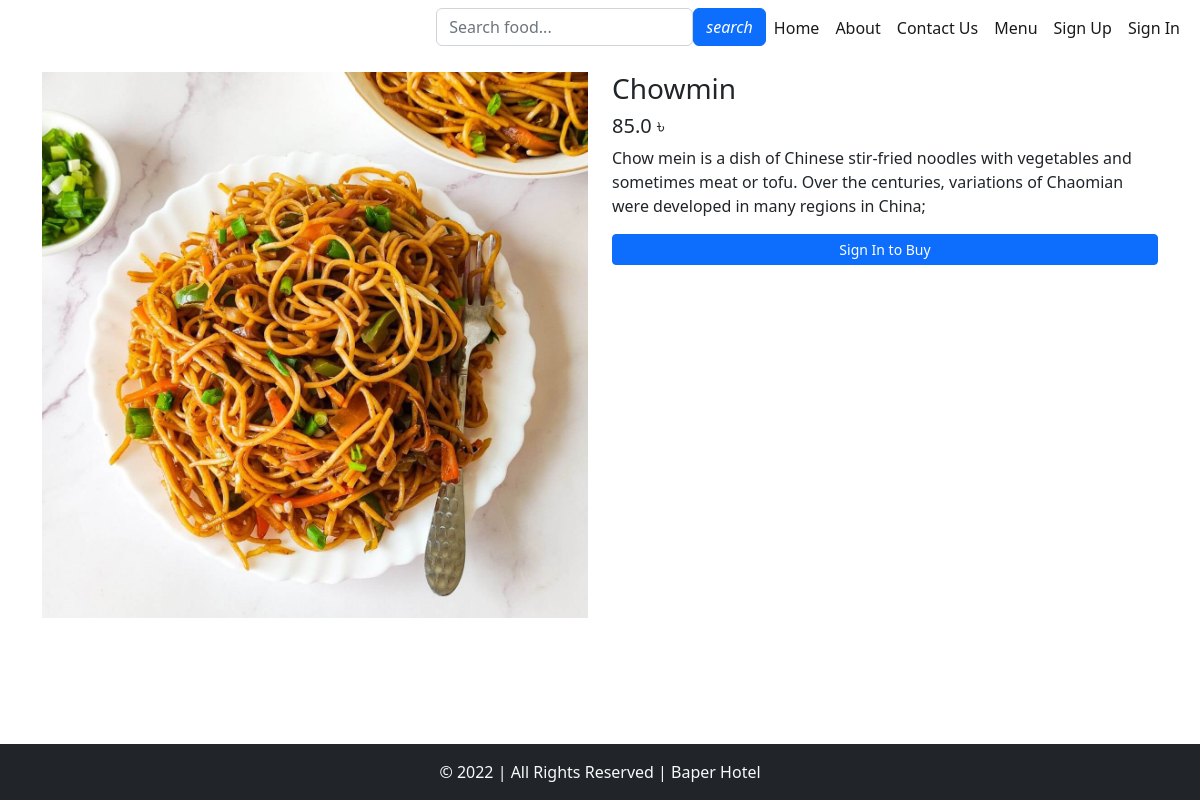
Screenshot of /food/details/5/ with the database file from the repository.
### food/models.py (models this page shows, shortened)
class Food(models.Model):
    category = models.ForeignKey(Cuisine, on_delete=models.DO_NOTHING)  #if parent data gets deleted, we can still use the data through DO_NOTING
    name = models.CharField(max_length=100)
    price = models.FloatField()
    description = models.TextField()
    secondary_description = models.TextField(blank=True)    #optional, so we make blank = true means we may or may not give data in this field
    is_available = models.BooleanField(default=True)
    photo = models.ImageField(upload_to = 'food_images/')   # a new folder is created under CAFE

### food/views.py (the view)
# urls.py: path('details/<int:id>/', views.details, name="details"), # for menu.html <a href="{% url 'details' food.id %}"     <int:id> is the request that is generated when we click the details button a particu
def details(request, id):
    food = Food.objects.get(id = id)  # first id is the column name, second id is the request id we received, e.g., select * from Food where id = 3
    context = {
        'food' : food                   # food is the object of the Food table for the particular food items whose details button we have clicked in menu.html
    }
    return render(request, 'food/details.html', context)

### templates/food/details.html (shortened to what this page needs)
{% extends 'base.html' %}
{% load static %}
{% block css %}
    <link rel="stylesheet" href="{% static 'css/cart-style.css' %}">
{% endblock css %}
{% block content %}
<div class="container">
    <div class="row my-3">
        <div class="col-md-6">
            <img src="{{food.photo.url}}" alt="{{food.name}}" class="img-fluid">
        </div>
        <div class="col-md-6">
            <h3 class="h3">{{food.name}}</h3>
            <h5 class="h5">{{food.price}} &#2547;</h5>
            <p class="text-lead">{{food.description}}</p>
            <div class="my-2">
                {% if food.is_available %}
                    {% if user.is_authenticated %}
                        <form action="{% url 'add_to_cart' %}" method="post">
                            {% csrf_token %}
                            <input type="hidden" name="food_id" value="{{food.id}}">
                            <div class="input-group mb-3">
                                <button class="btn btn-outline-secondary" type="button" onclick="decrement()">-</button>
                                <input type="text" class="quantity" id="quantity" name="quantity" value="1" readonly>
                                <button class="btn btn-outline-secondary" type="button" onclick="increment()">+</button>
                            </div>
                            <input type="submit" value="Add to Cart" class="btn btn-primary w-100">
                        </form>
                    {% else %}
                    <a href="{% url 'signin'%}" class="btn btn-primary btn-sm w-100">Sign In to Buy</a>
                    {% endif %}
                {% else %}
                <p class="text-danger">Currently Unavailable</p>
                {% endif %}
            </div>
        </div>
    </div>
</div>
{% endblock content %}

### rows the page displays
Food: photo (picture), name "Chowmin", price "85.0", description "Chow mein is a dish of Chinese stir-fried noodles with vegetables and sometimes meat or tofu. Over the centuries, variations of Chaomian were developed in many regions in China;"
